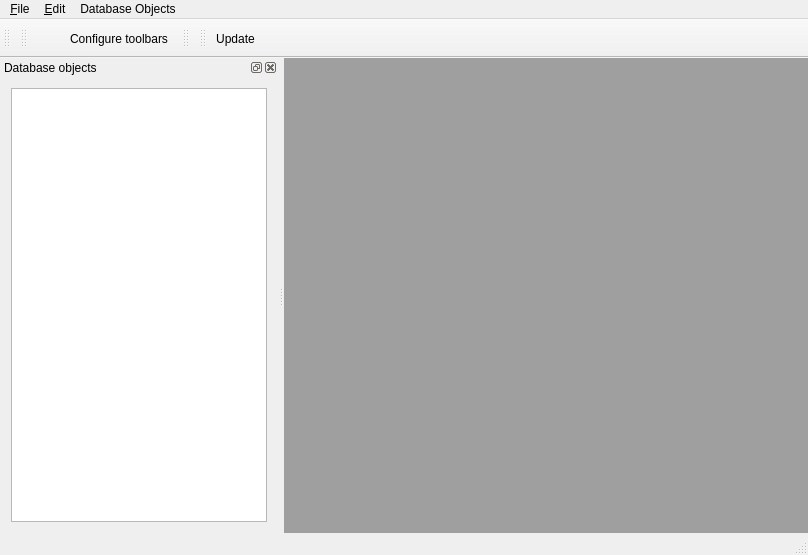
<?xml version="1.0" encoding="UTF-8"?>
<ui version="4.0">
 <class>MainWindow</class>
 <widget class="QMainWindow" name="MainWindow">
  <property name="geometry">
   <rect>
    <x>0</x>
    <y>0</y>
    <width>808</width>
    <height>555</height>
   </rect>
  </property>
  <property name="windowTitle">
   <string>AFTN FPL</string>
  </property>
  <property name="windowIcon">
   <iconset>
    <normaloff>images:/32x32/application/airplane.png</normaloff>images:/32x32/application/airplane.png</iconset>
  </property>
  <widget class="QWidget" name="centralWidget">
   <layout class="QGridLayout" name="gridLayout">
    <property name="margin">
     <number>0</number>
    </property>
    <property name="spacing">
     <number>0</number>
    </property>
    <item row="0" column="0">
     <widget class="QMdiArea" name="mdiArea">
      <property name="verticalScrollBarPolicy">
       <enum>Qt::ScrollBarAsNeeded</enum>
      </property>
      <property name="horizontalScrollBarPolicy">
       <enum>Qt::ScrollBarAsNeeded</enum>
      </property>
      <property name="viewMode">
       <enum>QMdiArea::TabbedView</enum>
      </property>
      <property name="tabPosition">
       <enum>QTabWidget::South</enum>
      </property>
     </widget>
    </item>
   </layout>
  </widget>
  <widget class="QMenuBar" name="menuBar">
   <property name="geometry">
    <rect>
     <x>0</x>
     <y>0</y>
     <width>808</width>
     <height>21</height>
    </rect>
   </property>
   <property name="sizePolicy">
    <sizepolicy hsizetype="MinimumExpanding" vsizetype="Minimum">
     <horstretch>0</horstretch>
     <verstretch>0</verstretch>
    </sizepolicy>
   </property>
   <widget class="QMenu" name="fileMenu">
    <property name="title">
     <string>&amp;File</string>
    </property>
    <addaction name="printActionsSeparator"/>
    <addaction name="actionLogin"/>
    <addaction name="separator"/>
    <addaction name="actionCreate_telegram"/>
    <addaction name="actionAddress_book"/>
    <addaction name="actionAuto_answer_on_error"/>
    <addaction name="separator"/>
    <addaction name="actionFont"/>
    <addaction name="separator"/>
    <addaction name="actionExit"/>
   </widget>
   <widget class="QMenu" name="editMenu">
    <property name="title">
     <string>&amp;Edit</string>
    </property>
    <widget class="QMenu" name="navigateMenu">
     <property name="title">
      <string>&amp;Navigate</string>
     </property>
     <addaction name="separator"/>
    </widget>
    <widget class="QMenu" name="tableMenu">
     <property name="title">
      <string>Ta&amp;ble</string>
     </property>
     <property name="separatorsCollapsible">
      <bool>false</bool>
     </property>
     <addaction name="separator"/>
    </widget>
    <addaction name="actionUpdate"/>
    <addaction name="separator"/>
    <addaction name="editMenuSeparator1"/>
    <addaction name="separator"/>
    <addaction name="tableMenu"/>
    <addaction name="separator"/>
    <addaction name="navigateMenu"/>
    <addaction name="separator"/>
    <addaction name="configureToolBarsAction"/>
   </widget>
   <widget class="QtMenuView" name="menuDatabaseObjects">
    <property name="title">
     <string>Database Objects</string>
    </property>
   </widget>
   <addaction name="fileMenu"/>
   <addaction name="editMenu"/>
   <addaction name="menuDatabaseObjects"/>
  </widget>
  <widget class="QStatusBar" name="statusBar"/>
  <widget class="QToolBar" name="mainToolBar">
   <property name="windowTitle">
    <string>Main</string>
   </property>
   <attribute name="toolBarArea">
    <enum>TopToolBarArea</enum>
   </attribute>
   <attribute name="toolBarBreak">
    <bool>false</bool>
   </attribute>
  </widget>
  <widget class="QToolBar" name="editToolBar">
   <property name="windowTitle">
    <string>Edit</string>
   </property>
   <attribute name="toolBarArea">
    <enum>TopToolBarArea</enum>
   </attribute>
   <attribute name="toolBarBreak">
    <bool>false</bool>
   </attribute>
   <addaction name="editToolBarSeparator1"/>
   <addaction name="configureToolBarsAction"/>
  </widget>
  <widget class="QToolBar" name="printToolBar">
   <property name="windowTitle">
    <string>Print</string>
   </property>
   <attribute name="toolBarArea">
    <enum>TopToolBarArea</enum>
   </attribute>
   <attribute name="toolBarBreak">
    <bool>false</bool>
   </attribute>
  </widget>
  <widget class="QToolBar" name="navigateToolBar">
   <property name="windowTitle">
    <string>Navigate</string>
   </property>
   <attribute name="toolBarArea">
    <enum>TopToolBarArea</enum>
   </attribute>
   <attribute name="toolBarBreak">
    <bool>false</bool>
   </attribute>
   <addaction name="actionUpdate"/>
  </widget>
  <widget class="QDockWidget" name="dockWidget">
   <property name="floating">
    <bool>true</bool>
   </property>
   <property name="windowTitle">
    <string>Database objects</string>
   </property>
   <attribute name="dockWidgetArea">
    <number>1</number>
   </attribute>
   <widget class="QWidget" name="dockWidgetContents">
    <layout class="QVBoxLayout" name="verticalLayout">
     <item>
      <widget class="QTreeView" name="databaseObjectsView">
       <property name="editTriggers">
        <set>QAbstractItemView::NoEditTriggers</set>
       </property>
       <property name="verticalScrollMode">
        <enum>QAbstractItemView::ScrollPerPixel</enum>
       </property>
       <property name="uniformRowHeights">
        <bool>true</bool>
       </property>
       <property name="sortingEnabled">
        <bool>true</bool>
       </property>
       <property name="wordWrap">
        <bool>true</bool>
       </property>
       <attribute name="headerMinimumSectionSize">
        <number>17</number>
       </attribute>
       <attribute name="headerShowSortIndicator" stdset="0">
        <bool>true</bool>
       </attribute>
      </widget>
     </item>
    </layout>
   </widget>
  </widget>
  <action name="actionExit">
   <property name="text">
    <string>E&amp;xit</string>
   </property>
   <property name="statusTip">
    <string>Exit</string>
   </property>
  </action>
  <action name="configureToolBarsAction">
   <property name="text">
    <string>Con&amp;figure toolbars</string>
   </property>
   <property name="statusTip">
    <string>Configure toolbars</string>
   </property>
   <property name="whatsThis">
    <string>Configure toolbars</string>
   </property>
  </action>
  <action name="editToolBarSeparator1">
   <property name="visible">
    <bool>false</bool>
   </property>
  </action>
  <action name="editMenuSeparator1"/>
  <action name="actionUpdate">
   <property name="text">
    <string>&amp;Update</string>
   </property>
  </action>
  <action name="printActionsSeparator"/>
  <action name="actionLogin">
   <property name="enabled">
    <bool>true</bool>
   </property>
   <property name="text">
    <string>Change user</string>
   </property>
   <property name="statusTip">
    <string>Change user</string>
   </property>
  </action>
  <action name="actionCreate_telegram">
   <property name="text">
    <string>Create telegram</string>
   </property>
   <property name="shortcut">
    <string>Ctrl+N</string>
   </property>
  </action>
  <action name="actionAddress_book">
   <property name="text">
    <string>Address book</string>
   </property>
   <property name="shortcut">
    <string>Ctrl+A</string>
   </property>
  </action>
  <action name="actionFont">
   <property name="text">
    <string>Font</string>
   </property>
  </action>
  <action name="actionAuto_answer_on_error">
   <property name="checkable">
    <bool>true</bool>
   </property>
   <property name="text">
    <string>Auto answer on error</string>
   </property>
  </action>
 </widget>
 <layoutdefault spacing="6" margin="11"/>
 <customwidgets>
  <customwidget>
   <class>QtMenuView</class>
   <extends>QMenu</extends>
   <header>qtmenuview.h</header>
  </customwidget>
 </customwidgets>
 <resources/>
 <connections>
  <connection>
   <sender>actionExit</sender>
   <signal>triggered()</signal>
   <receiver>MainWindow</receiver>
   <slot>close()</slot>
   <hints>
    <hint type="sourcelabel">
     <x>-1</x>
     <y>-1</y>
    </hint>
    <hint type="destinationlabel">
     <x>315</x>
     <y>189</y>
    </hint>
   </hints>
  </connection>
 </connections>
</ui>
